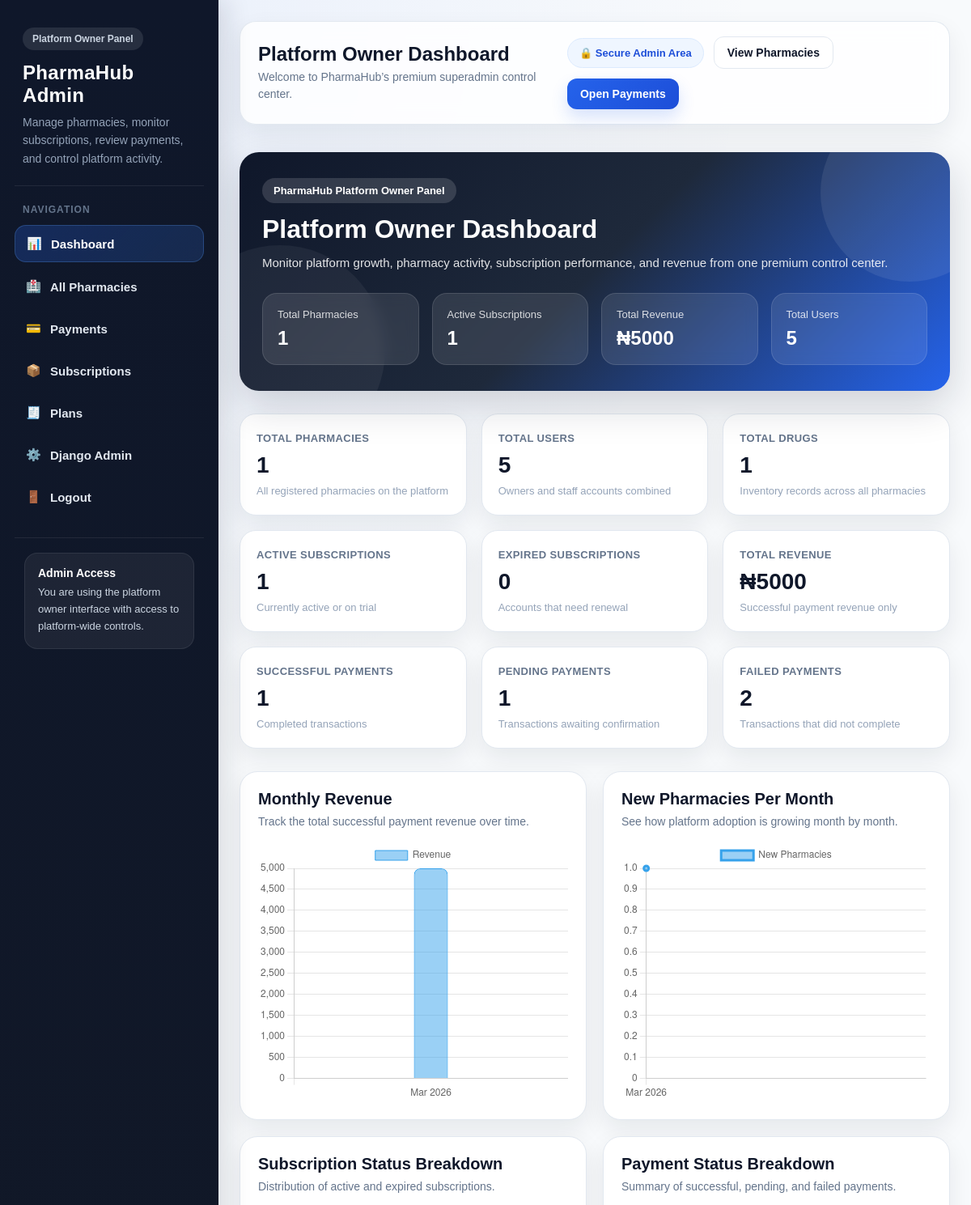
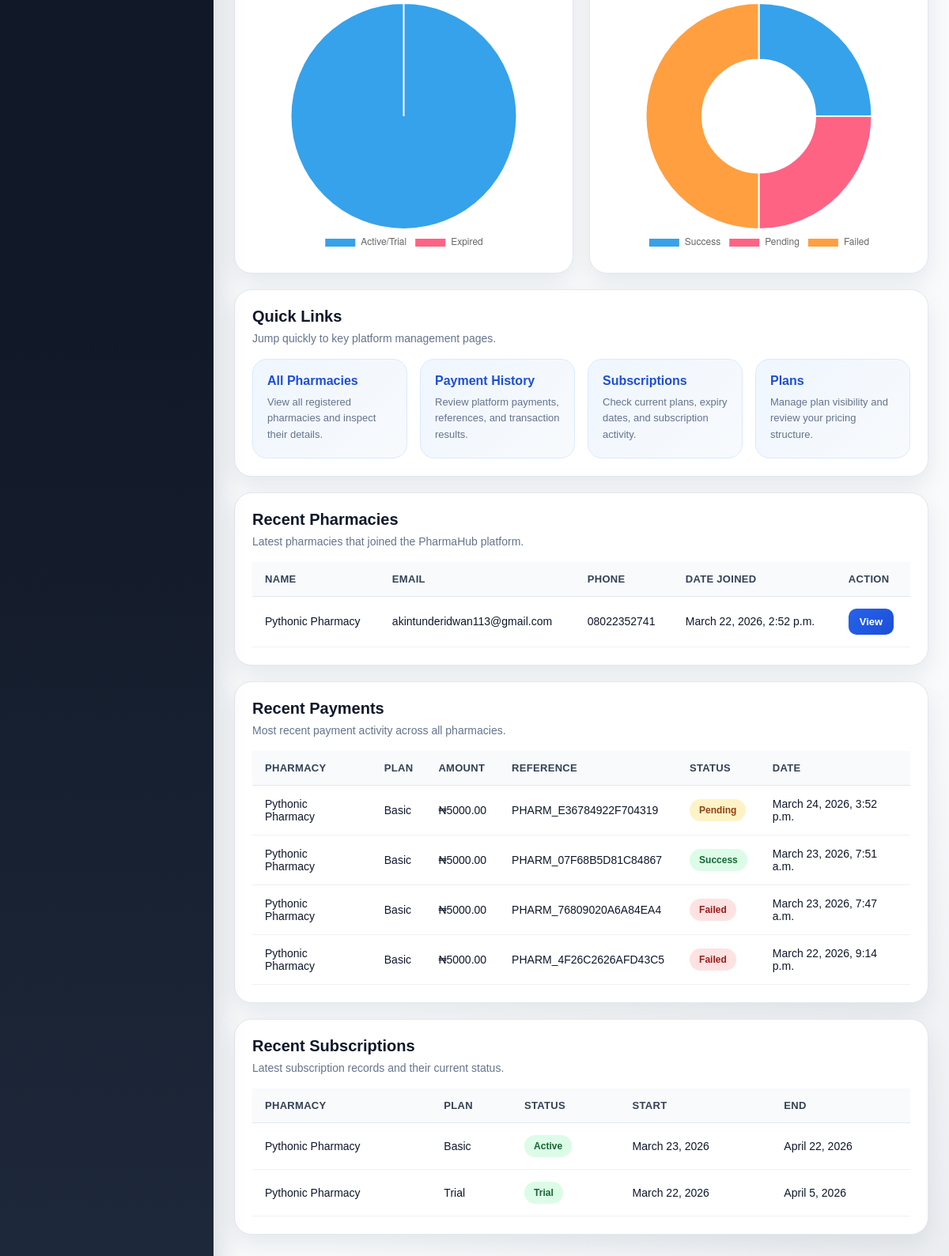
The app's page /superadmin/ (signed in), older data (2 pictures, top to bottom).
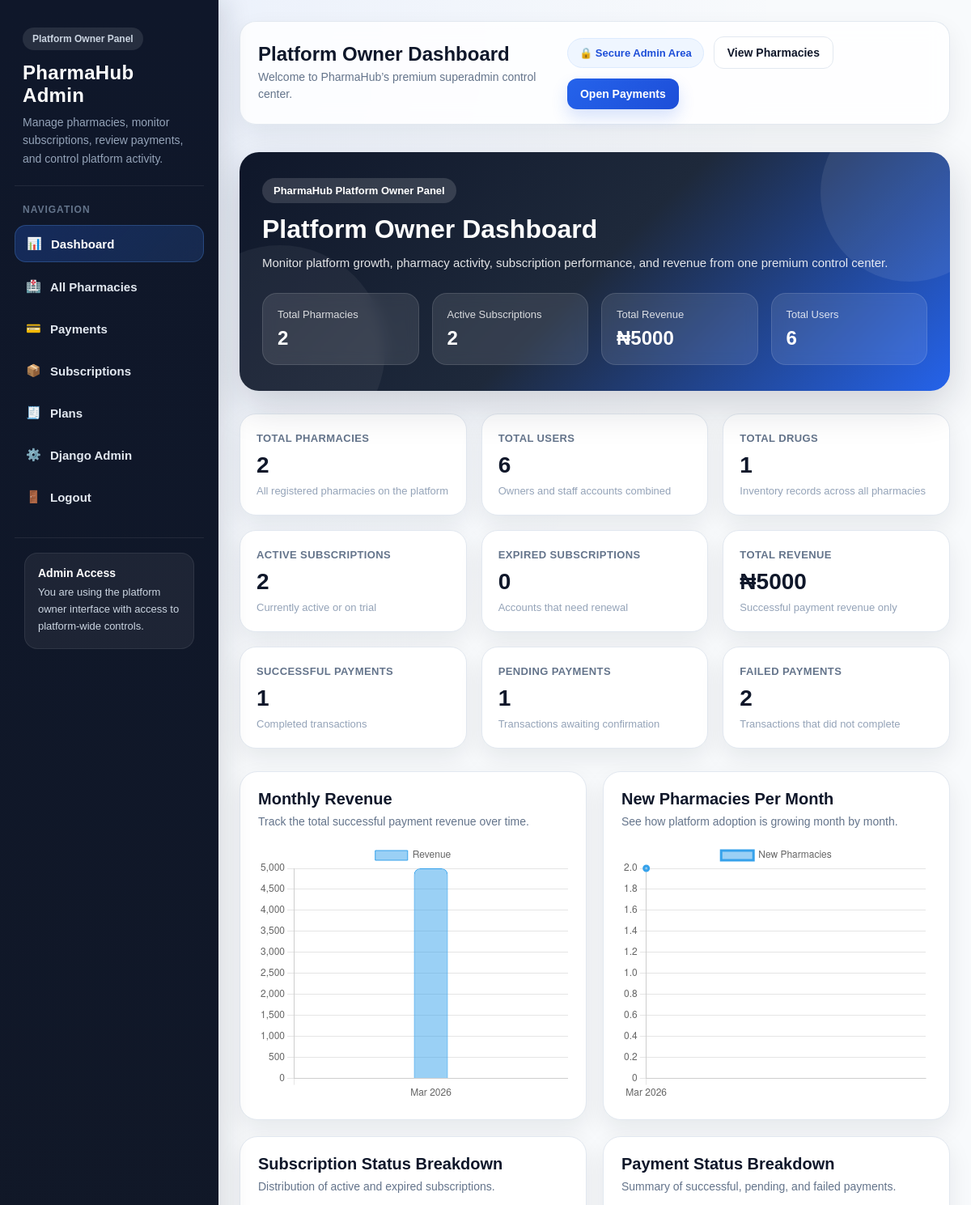
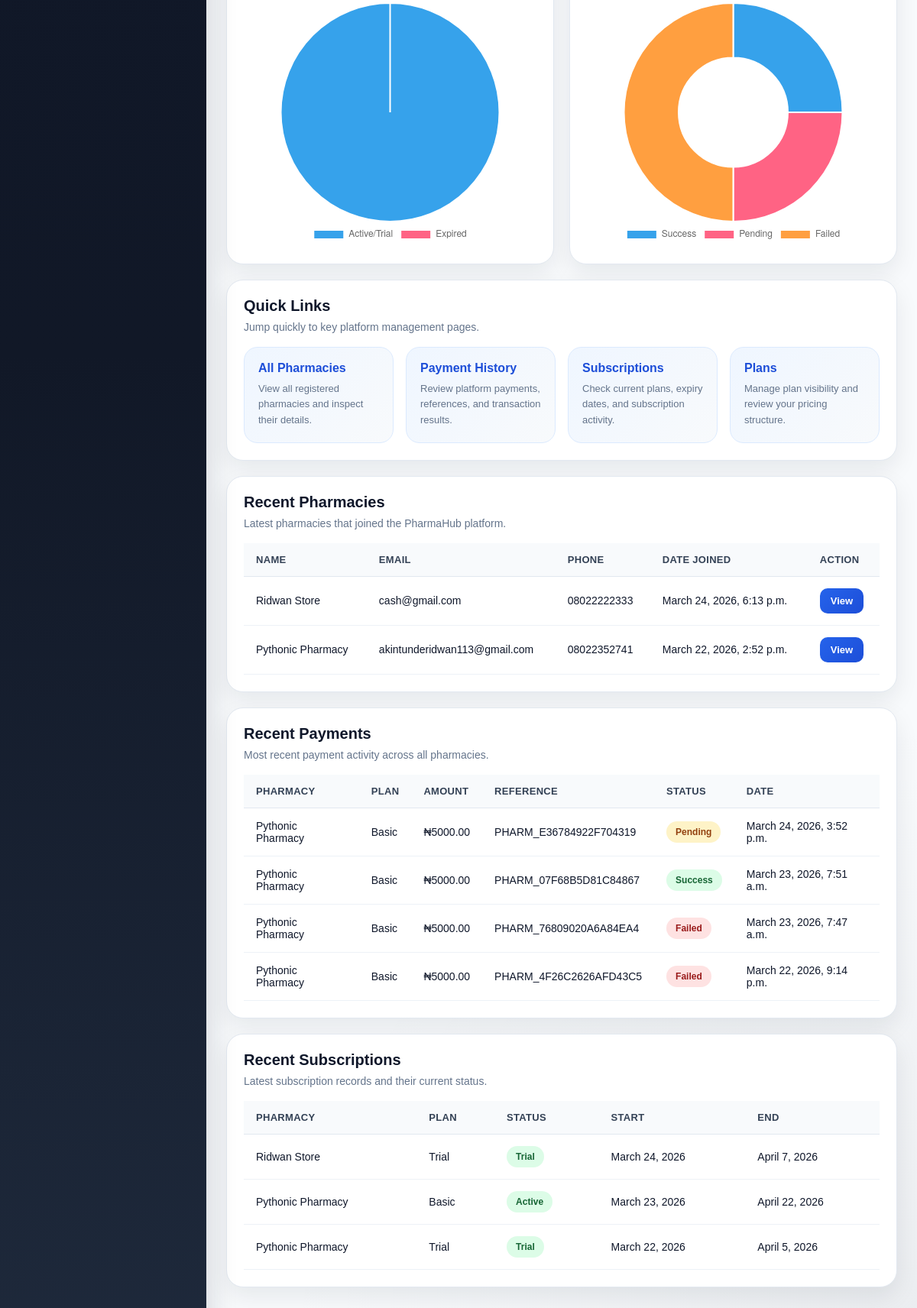
The same page, newer data (2 pictures, top to bottom).
### pharmacies/models.py (models this page shows, shortened)
class Pharmacy(models.Model):
    name = models.CharField(max_length=255)
    email = models.EmailField(unique=True)
    phone = models.CharField(max_length=20, blank=True, null=True)
    address = models.TextField(blank=True, null=True)
    is_active = models.BooleanField(default=True)
    is_suspended_by_owner = models.BooleanField(default=False)
    suspension_reason = models.CharField(max_length=255, blank=True, null=True)
    created_at = models.DateTimeField(auto_now_add=True)
    class Meta:
        ordering = ['name']

### subscriptions/models.py (models this page shows, shortened)
class Payment(models.Model):
    STATUS_CHOICES = (
        ('pending', 'Pending'),
        ('success', 'Success'),
        ('failed', 'Failed'),
    )
    pharmacy = models.ForeignKey(
        Pharmacy,
        on_delete=models.CASCADE,
        related_name='payments'
    )
    plan = models.ForeignKey(
        'Plan',
        on_delete=models.SET_NULL,
        null=True,
        blank=True
    )
    amount = models.DecimalField(max_digits=12, decimal_places=2)
    reference = models.CharField(max_length=255, unique=True)
    email = models.EmailField()
    status = models.CharField(max_length=20, choices=STATUS_CHOICES, default='pending')
    payment_gateway = models.CharField(max_length=50, default='paystack')
    access_code = models.CharField(max_length=255, blank=True, null=True)
    gateway_response = models.CharField(max_length=255, blank=True, null=True)
    paid_at = models.DateTimeField(blank=True, null=True)
    created_at = models.DateTimeField(auto_now_add=True)

class Plan(models.Model):
    BILLING_CHOICES = (
        ('monthly', 'Monthly'),
        ('yearly', 'Yearly'),
    )
    name = models.CharField(max_length=100)
    price = models.DecimalField(max_digits=12, decimal_places=2)
    billing_cycle = models.CharField(max_length=20, choices=BILLING_CHOICES, default='monthly')
    duration_days = models.PositiveIntegerField(default=30)
    max_staff = models.PositiveIntegerField(default=3)
    description = models.TextField(blank=True, null=True)
    is_active = models.BooleanField(default=True)

class Subscription(models.Model):
    STATUS_CHOICES = (
        ('trial', 'Trial'),
        ('active', 'Active'),
        ('expired', 'Expired'),
        ('pending', 'Pending'),
        ('cancelled', 'Cancelled'),
    )
    pharmacy = models.ForeignKey(
        Pharmacy,
        on_delete=models.CASCADE,
        related_name='subscriptions'
    )
    plan = models.ForeignKey(
        Plan,
        on_delete=models.SET_NULL,
        null=True,
        blank=True
    )
    status = models.CharField(max_length=20, choices=STATUS_CHOICES, default='pending')
    start_date = models.DateField()
    end_date = models.DateField()
    is_current = models.BooleanField(default=True)

### superadmin_panel/views.py (the view)
# urls.py: path('', views.admin_dashboard, name='admin_dashboard'),
@superadmin_required
def admin_dashboard(request):
    today = timezone.now().date()
    total_pharmacies = Pharmacy.objects.count()
    total_users = User.objects.count()
    total_drugs = Drug.objects.count()
    active_subscriptions = Subscription.objects.filter(
        status__in=['trial', 'active'],
        end_date__gte=today,
        is_current=True
    ).count()
    expired_subscriptions = Subscription.objects.filter(
        end_date__lt=today,
        is_current=True
    ).count()
    total_revenue = Payment.objects.filter(
        status='success'
    ).aggregate(total=Sum('amount'))['total'] or 0
    successful_payments = Payment.objects.filter(status='success').count()
    pending_payments = Payment.objects.filter(status='pending').count()
    failed_payments = Payment.objects.filter(status='failed').count()
    recent_pharmacies = Pharmacy.objects.order_by('-created_at')[:5]
    recent_payments = Payment.objects.select_related('pharmacy', 'plan').order_by('-created_at')[:10]
    recent_subscriptions = Subscription.objects.select_related('pharmacy', 'plan').order_by('-id')[:10]
    monthly_revenue_qs = (
        Payment.objects.filter(status='success')
        .annotate(month=TruncMonth('created_at'))
        .values('month')
        .annotate(total=Sum('amount'))
        .order_by('month')
    )
    pharmacy_growth_qs = (
        Pharmacy.objects
        .annotate(month=TruncMonth('created_at'))
        .values('month')
        .annotate(total=Count('id'))
        .order_by('month')
    )
    revenue_labels = [item['month'].strftime('%b %Y') for item in monthly_revenue_qs if item['month']]
    revenue_values = [float(item['total']) for item in monthly_revenue_qs]
    pharmacy_labels = [item['month'].strftime('%b %Y') for item in pharmacy_growth_qs if item['month']]
    pharmacy_values = [item['total'] for item in pharmacy_growth_qs]
    subscription_status_labels = ['Active/Trial', 'Expired']
    subscription_status_values = [active_subscriptions, expired_subscriptions]
    payment_status_labels = ['Success', 'Pending', 'Failed']
    payment_status_values = [successful_payments, pending_payments, failed_payments]
    context = {
        'total_pharmacies': total_pharmacies,
        'total_users': total_users,
        'total_drugs': total_drugs,
        'active_subscriptions': active_subscriptions,
        'expired_subscriptions': expired_subscriptions,
        'total_revenue': total_revenue,
        'successful_payments': successful_payments,
        'pending_payments': pending_payments,
        'failed_payments': failed_payments,
        'recent_pharmacies': recent_pharmacies,
        'recent_payments': recent_payments,
        'recent_subscriptions': recent_subscriptions,
        'revenue_labels': json.dumps(revenue_labels),
        'revenue_values': json.dumps(revenue_values),
        'pharmacy_labels': json.dumps(pharmacy_labels),
        'pharmacy_values': json.dumps(pharmacy_values),
        'subscription_status_labels': json.dumps(subscription_status_labels),
        'subscription_status_values': json.dumps(subscription_status_values),
        'payment_status_labels': json.dumps(payment_status_labels),
        'payment_status_values': json.dumps(payment_status_values),
    }
    return render(request, 'superadmin_panel/dashboard.html', context)

### templates/superadmin_panel/dashboard.html (shortened to what the changed rows need)
{% extends 'superadmin_panel/superadmin_base.html' %}
{% block content %}
<div class="dashboard-page">
    <div class="dashboard-hero">
        <div class="dashboard-hero-content">
            <h2 class="dashboard-title">Platform Owner Dashboard</h2>
            <div class="hero-stats">
                <div class="hero-stat-box">
                    <span>Total Pharmacies</span>
                    <strong>{{ total_pharmacies }}</strong>
                </div>
                <div class="hero-stat-box">
                    <span>Active Subscriptions</span>
                    <strong>{{ active_subscriptions }}</strong>
                </div>
                <div class="hero-stat-box">
                    <span>Total Users</span>
                    <strong>{{ total_users }}</strong>
                </div>
            </div>
        </div>
    </div>
    <div class="cards-grid">
        <div class="stat-card">
            <div class="label">Total Pharmacies</div>
            <div class="value">{{ total_pharmacies }}</div>
            <div class="mini-note">All registered pharmacies on the platform</div>
        </div>
        <div class="stat-card">
            <div class="label">Total Users</div>
            <div class="value">{{ total_users }}</div>
            <div class="mini-note">Owners and staff accounts combined</div>
        </div>
        <div class="stat-card">
            <div class="label">Active Subscriptions</div>
            <div class="value">{{ active_subscriptions }}</div>
            <div class="mini-note">Currently active or on trial</div>
        </div>
    </div>
    <div class="section-grid">
        <div class="chart-card large">
            <div class="chart-wrap">
                <canvas id="pharmacyChart"></canvas>
            </div>
        </div>
        <div class="table-card">
            <div class="table-responsive">
                <table class="dashboard-table">
                    <thead>
                        <tr>
                            <th>Name</th>
                            <th>Email</th>
                            <th>Phone</th>
                            <th>Date Joined</th>
                            <th>Action</th>
                        </tr>
                    </thead>
                    <tbody>
                        {% for pharmacy in recent_pharmacies %}
                        <tr>
                            <td>{{ pharmacy.name }}</td>
                            <td>{{ pharmacy.email }}</td>
                            <td>{{ pharmacy.phone }}</td>
                            <td>{{ pharmacy.created_at }}</td>
                            <td>
                                <a href="{% url 'admin_pharmacy_detail' pharmacy.pk %}" class="btn-view">View</a>
                            </td>
                        </tr>
                        {% empty %}
                        <tr>
                            <td colspan="5" class="empty-state">No pharmacies yet.</td>
                        </tr>
                        {% endfor %}
                    </tbody>
                </table>
            </div>
        </div>
        <div class="table-card">
            <div class="table-responsive">
                <table class="dashboard-table">
                    <thead>
                        <tr>
                            <th>Pharmacy</th>
                            <th>Plan</th>
                            <th>Amount</th>
                            <th>Reference</th>
                            <th>Status</th>
                            <th>Date</th>
                        </tr>
                    </thead>
                    <tbody>
                        {% for payment in recent_payments %}
                        <tr>
                            <td>{{ payment.pharmacy.name }}</td>
                            <td>{% if payment.plan %}{{ payment.plan.name }}{% else %}-{% endif %}</td>
                            <td>₦{{ payment.amount }}</td>
                            <td>{{ payment.reference }}</td>
                            <td>
                                <span class="badge-status badge-{{ payment.status }}">{{ payment.status }}</span>
                            </td>
                            <td>{{ payment.created_at }}</td>
                        </tr>
                        {% empty %}
                        <tr>
                            <td colspan="6" class="empty-state">No payments yet.</td>
                        </tr>
                        {% endfor %}
                    </tbody>
                </table>
            </div>
        </div>
        <div class="table-card">
            <div class="table-responsive">
                <table class="dashboard-table">
                    <thead>
                        <tr>
                            <th>Pharmacy</th>
                            <th>Plan</th>
                            <th>Status</th>
                            <th>Start</th>
                            <th>End</th>
                        </tr>
                    </thead>
                    <tbody>
                        {% for subscription in recent_subscriptions %}
                        <tr>
                            <td>{{ subscription.pharmacy.name }}</td>
                            <td>{% if subscription.plan %}{{ subscription.plan.name }}{% else %}Trial{% endif %}</td>
                            <td>
                                <span class="badge-status badge-{{ subscription.status }}">{{ subscription.status }}</span>
                            </td>
                            <td>{{ subscription.start_date }}</td>
                            <td>{{ subscription.end_date }}</td>
                        </tr>
                        {% empty %}
                        <tr>
                            <td colspan="5" class="empty-state">No subscriptions yet.</td>
                        </tr>
                        {% endfor %}
                    </tbody>
                </table>
            </div>
        </div>
    </div>
</div>
{% endblock %}

Row changes from the older to the newer data that the page shows:
added Pharmacy: name "Ridwan Store", email "cash@gmail.com", phone "08022222333", created_at "March 24, 2026, 6:13 p.m."
added Subscription: pharmacy.name "Ridwan Store", shows "Trial", status "Trial", start_date "March 24, 2026", end_date "April 7, 2026"
Text that changed along with them:
{{ total_pharmacies }}: "1" → "2"
{{ active_subscriptions }}: "1" → "2"
{{ total_users }}: "5" → "6"
chart data {{ pharmacy_values|safe }}: [1] → [2]
chart data {{ subscription_status_values|safe }}: [1, 0] → [2, 0]
